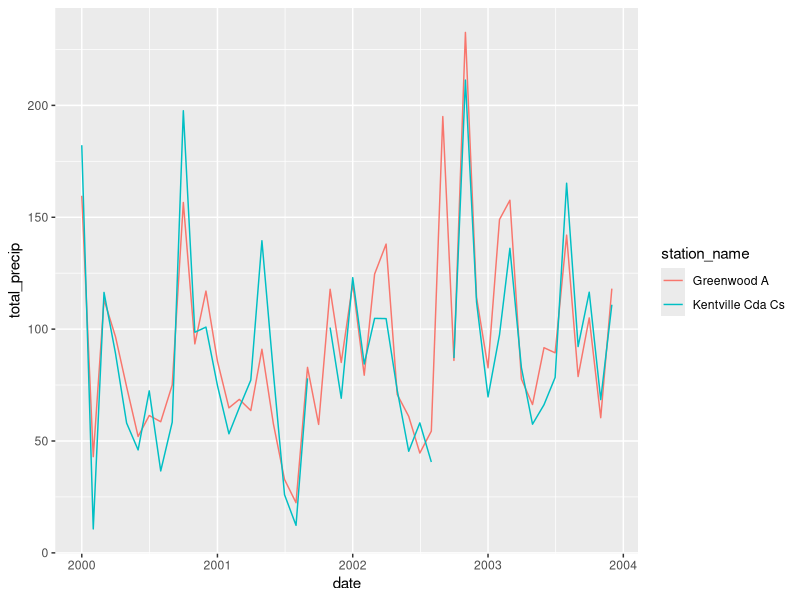
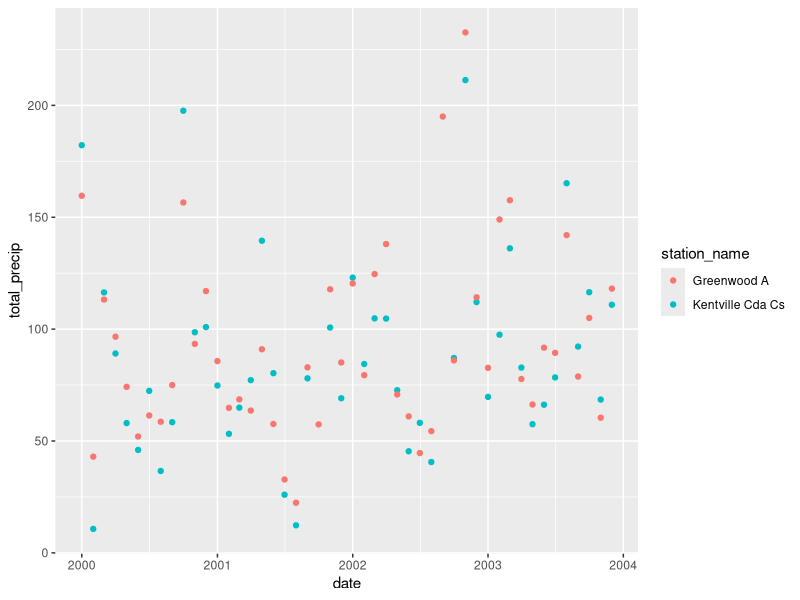
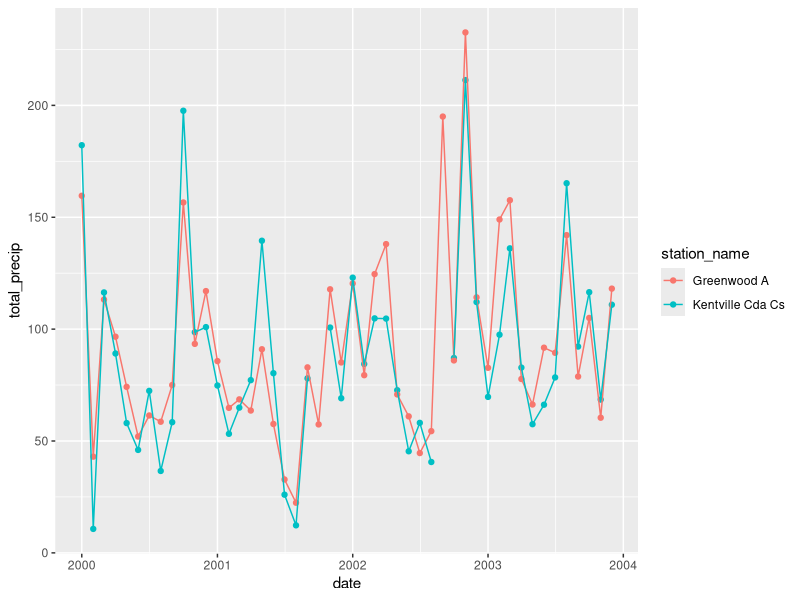

These figures' R source, in order:
## ---- chunk 1
library(tidyverse)
## ---- chunk 2
# read local version to build
valley_climate <- read_csv("data/valley_climate.csv", col_types = cols(.default = col_guess()))
attr(valley_climate, "spec") <- NULL
## ---- chunk 3
ggplot(data = valley_climate, 
       mapping = aes(x = date, y = total_precip, colour = station_name)) +
  geom_line()
## ---- chunk 4
ggplot(data = valley_climate, 
       mapping = aes(x = date, y = total_precip, colour = station_name)) +
  geom_point()
## ---- chunk 5
ggplot(data = valley_climate, 
       mapping = aes(x = date, y = total_precip, colour = station_name)) +
  geom_point() +
  geom_line()
